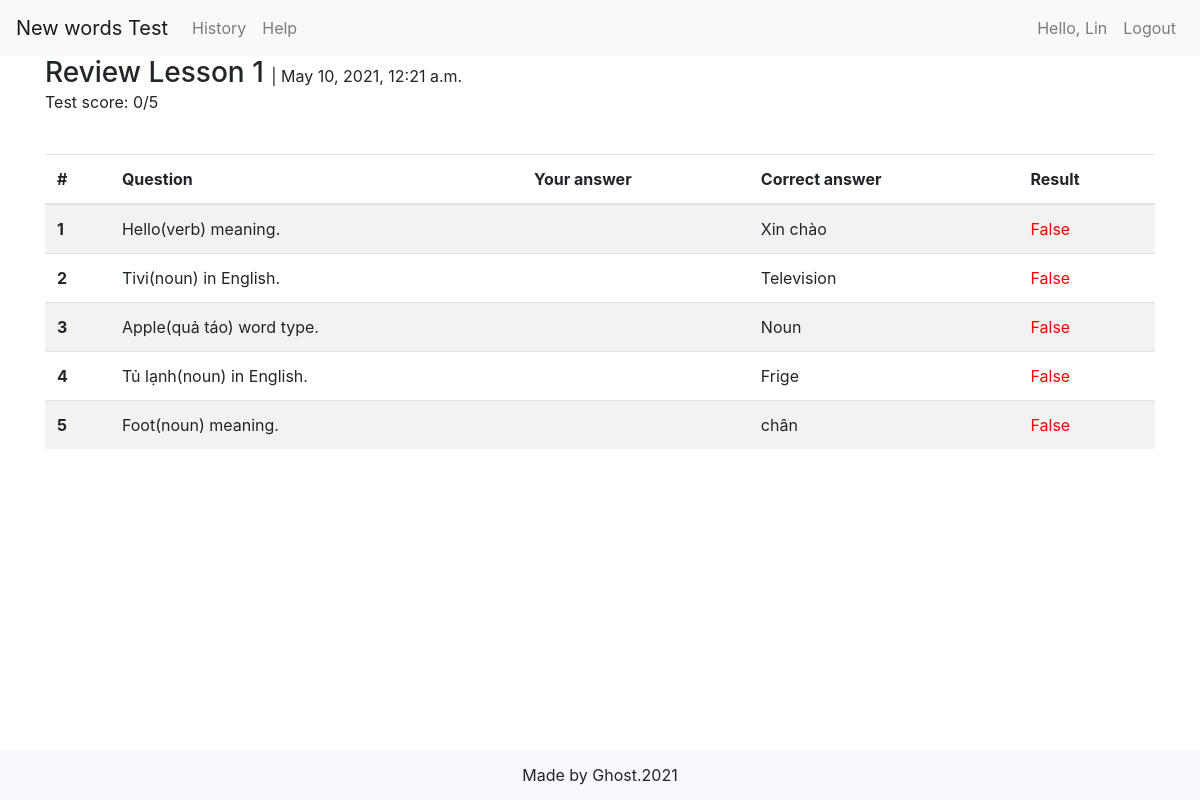
The app's page /review/105 (signed in) with its own data.
### newword/models.py (models this page shows, shortened)
class Test(models.Model):
  test_time = models.DateTimeField(auto_now_add=True)
  score = models.IntegerField(null=True)
  user = models.ForeignKey(User, on_delete=models.CASCADE, related_name="answers")
  lesson = models.ForeignKey(Lesson, on_delete=models.CASCADE, blank=True, null=True)
  num_of_quest = models.IntegerField(blank=True, null=True)

class Lesson(models.Model):
  number = models.IntegerField()
  def __str__(self):
      return f"Lesson {self.number}"

class Quest(models.Model):
  quest_type = [
    (1, "Word fill"),
    (2, "Type choose"),
    (3, "Word meaning")
  ]
  result_type = [
    (0, "False"),
    (1, "True")
  ]
  question = models.CharField(max_length=500)
  result = models.CharField(max_length=150)
  qtype = models.IntegerField(choices=quest_type, default=1)
  answer = models.CharField(max_length=150, blank=True, null=True)
  correct = models.IntegerField(choices=result_type, blank=True, null=True)
  test = models.ForeignKey(Test, on_delete=models.CASCADE, related_name="user_answers")

### newword/views.py (the view)
# urls.py: path("review/<int:test_id>", views.review, name="review"),
@login_required
def review(request, test_id):
  wtype = {
    "1": "Noun",
    "2": "Verb",
    "3": "Adjective",
    "4": "Adverb"
  }
  test = Test.objects.get(pk=test_id)
  quests = Quest.objects.filter(test=test)
  for quest in quests:
    if quest.result in wtype.keys():
      quest.result = wtype[quest.result]
    if quest.answer in wtype.keys():
      quest.answer = wtype[quest.answer]
  context = {
    "test": test,
    "quests": quests,
  }
  return render(request, "review.html", context)

### newword/templates/review.html (shortened to what this page needs)
{% extends "base.html" %}
{% load static %}
{% block content %}
<h3 class="d-inline"> Review {{ test.lesson }} </h3>|&nbsp;{{ test.test_time }}
<p>Test score: {{ test.score }}/{{ test.num_of_quest }} </p>
<br>
<table class="table table-striped">
  <thead>
    <tr>
      <th scope="col">#</th>
      <th scope="col">Question</th>
      <th scope="col">Your answer</th>
      <th scope="col">Correct answer</th>
      <th scope="col">Result</th>
    </tr>
  </thead>
  <tbody>
    {% for quest in quests %}
    <tr>
      <th scope="row">{{ forloop.counter }}</th>
      <td>{{ quest.question }}</td>
      <td>{{ quest.answer }}</td>
      <td>{{ quest.result }}</td>
      <td  class="correct-{{ quest.correct }}">{{ quest.get_correct_display }}</td>
    </tr>
    {% endfor %}
  </tbody>
</table>
{% endblock %}

### templates/base.html (shortened to what this page needs)
<!DOCTYPE html>
<html lang="en">
<head>
  {% load static %}
  <link rel="stylesheet" href="https://stackpath.bootstrapcdn.com/bootstrap/4.4.1/css/bootstrap.min.css">
</head>
<body>
  <header>
    <nav class="navbar navbar-expand-lg navbar-light bg-light">
      <a class="navbar-brand" href="{% url 'home' %}">New words Test</a>
      <div class="collapse navbar-collapse" id="navbarNavAltMarkup">
        <div class="navbar-nav">
          <a class="nav-item nav-link" id="nav-cart" href="{% url 'history' %}">History</a>
          <a class="nav-item nav-link" id="nav-order" href="https://www.google.com.vn/">Help</a>
        </div>
        <div class="navbar-nav ml-auto">
          {% if user.is_anonymous %}
          <a class="nav-item nav-link nav-user">Hello, Anonymous user</a>
          <a class="nav-item nav-link nav-func" href="{% url 'login' %}">Login</a>
          {% else %}
          <a class="nav-item nav-link nav-user">Hello, {{ user }}</a>
          <a class="nav-item nav-link nav-func" href="{% url 'logout' %}">Logout</a>
          {% endif %}
        </div>
      </div>
    </nav>
  </header>
  <main class="container">
    {% block content %}
    {% endblock %}
  </main>
  <footer>
    Made by Ghost.2021
  </footer>
</body>
</html>

### templates/base.html (style rules this page uses)
body { min-height: 100vh; display: flex; flex-direction: column; }
footer { margin-top: auto; display: flex; justify-content: center; align-items: center; background-color: ghostwhite; height: 50px; }

### newword/templates/review.html (style rules this page uses)
.correct-0 { color: red !important; }

### records on screen
Test: lesson "Lesson 1", test_time "May 10, 2021, 12:21 a.m.", score "0", num_of_quest "5"
Quest: question "Hello(verb) meaning.", result "Xin chào", correct "False"
Quest: question "Tivi(noun) in English.", result "Television", correct "False"
Quest: question "Apple(quả táo) word type.", result "Noun", correct "False"
Quest: question "Tủ lạnh(noun) in English.", result "Frige", correct "False"
Quest: question "Foot(noun) meaning.", result "chân", correct "False"

### other values on screen
{{ user }} "Lin"
